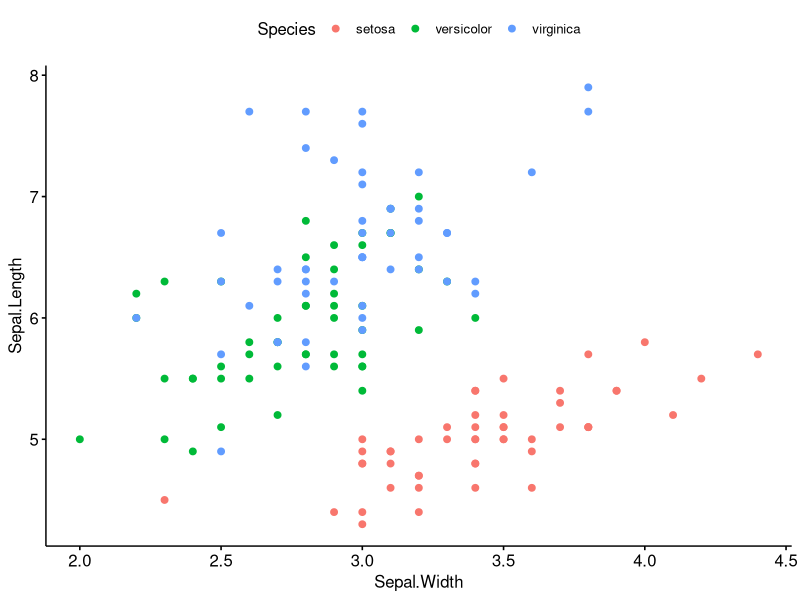
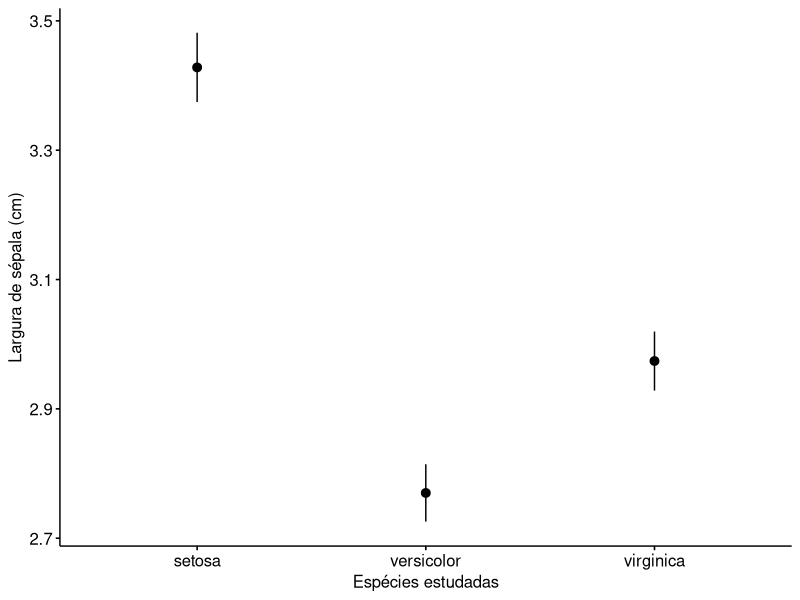

These charts were generated, in order, by the following R code:
## ---- chunk 1
 knitr::opts_chunk$set(echo = TRUE, fig.align="center", out.width = "70%")
## ---- chunk 2
# Carregando os pacotes, sem mostrar os "resultados" disso.

library(tidyverse)
library(rstatix)
library(ggpubr)

## ---- chunk 3
iris %>% group_by(Species) %>% get_summary_stats(type = "mean_sd")
## ---- chunk 4
resumo <- iris %>% group_by(Species) %>% get_summary_stats(type = "mean_sd")

kableExtra::kable(head(resumo)) |>
kableExtra::kable_styling(full_width = F)
## ---- chunk 5
ggscatter(
 iris,
 x = "Sepal.Width",
 y = "Sepal.Length",
 color = "Species"
)
## ---- chunk 6
ggerrorplot(
 iris,
 x = "Species",
 y = "Sepal.Width",
 xlab = "Espécies estudadas",
 ylab = "Largura de sépala (cm)"
)
